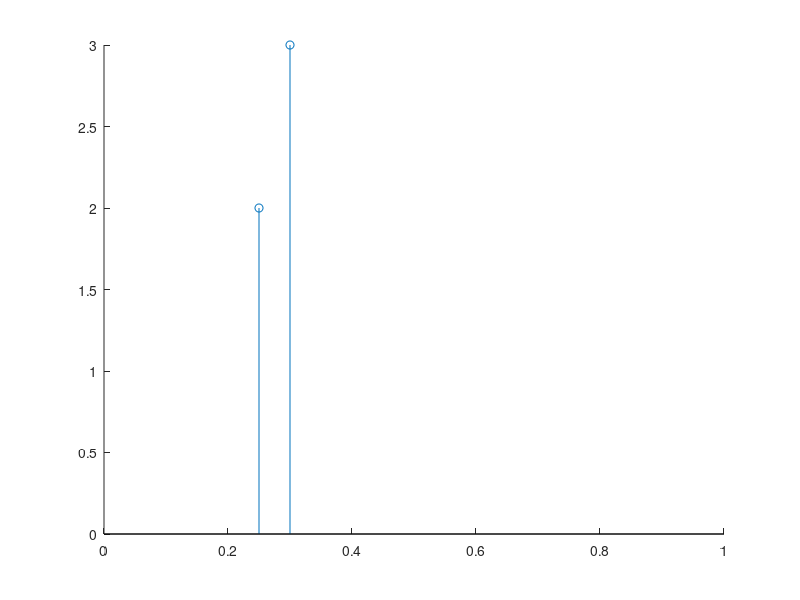

This chart was generated by the following MATLAB code: (Note: this script raises an error after producing the figure.)
%%
para.chain{1}.mapping			= 'Stieltjes';
% para.chain{1}.mapping			= 'LanczosTriDiag';
% J given though points
para.chain{1}.spectralDensity	= 'CoupBroad'; para.chain{1}.w_cutoff = 1;
para.chain{1}.dataPoints        = [0.2:0.1:1;abs(sin(2*(0.2:0.1:1)))]';          % [w, J(w)]
para.chain{1}.peakWidth			= 0.005;

% para.chain{1}.spectralDensity	= 'PointsInterp'; para.chain{1}.w_cutoff = 1;
% para.chain{1}.dataPoints        = [0:0.1:1;abs(sin(6*(0:0.1:1)))]';          % [w, J(w)]
% % para.chain{1}.peakWidth			= 0.004;

% lambda given through points
para.chain{1}.discrMethod		= 'Direct';
para.chain{1}.discretization	= 'Linear';

para.chain{1}.s		 = 1;                            % SBM spectral function power law behaviour
para.chain{1}.alpha  = 0.2;                       % SBM spectral function magnitude; see Bulla 2003 - 10.1103/PhysRevLett.91.170601
para.chain{1}.Lambda = 1;
para.chain{1}.z      = 1;
para.chain{1}.L		 = 40;
%%
a=[0:0.1:1;abs(sin(6*(0:0.1:1)))]';          % [w,
b = [0.25, 2; 0.3, 3];
w = 0:0.0001:1;
sigma = 0.010;
figure(3); clf; hold all;
stem(b(:,1),b(:,2));
% normpdf = @(X,mu,sigma) exp(-(X-mu).^2 ./2 ./sigma.^2)./sigma ./sqrt(2*pi);			% normal dist
normpdf = @(X,mu,gamma) 1./(pi .* gamma .* (1+((X-mu)./gamma ).^2));				% cauchy -> not really good
y = 0;
for ii = 1:size(b,1)
	A = 1/(b(ii,1) * integral(@(w) normpdf(w,b(ii,1),sigma)./w, -inf,inf));
	y = y + A .* b(ii,2) .* normpdf(w,b(ii,1),sigma);			% good way!
% 	y = y + sqrt(A .* b(ii,2) .* normpdf(w,b(ii,1),sigma));		% bad way!
end
% A = arrayfun(@(mu) 1/(mu*integral(@(w) normpdf(w,mu,0.5)./w, -inf,inf)), b(:,1));
% y = A(1).*b(1,2).*normpdf(w,b(1,1),0.5)+A(2).*b(2,2).* normpdf(w,b(2,1),0.5);
% plot(w, y)
plot(w,sqrt(y))
%%
para.chain{1} = SBM_genpara(para.chain{1});
%%
para.chain{2} = para.chain{1};
% para.chain{2}.mapping = 'Stieltjes';
para.chain{2}.mapping = 'LanczosTriDiag';
% para.chain{2}.discretization = 'Linear'; para.chain{2}.Lambda = 1;
para.chain{2} = SBM_genpara(para.chain{2});
%%
f = figure(2); clf; hold on;
col = {'k','r','b','g'};
for i = 1:length(para.chain)
	plot(para.chain{i}.epsilon,col{i});
	plot(para.chain{i}.t,col{i});
end
% set(gca,'yscale','log');

%% test accuracy of Direct Stieltjes vs bigL
% need to adjust bigL for each chain by hand!
para.chain{1}.mapping			= 'Stieltjes';
para.chain{1}.spectralDensity	= 'Leggett_Soft';
para.chain{1}.discrMethod		= 'Direct';
para.chain{1}.discretization	= 'Linear';

para.chain{1}.s		 = 1;                            % SBM spectral function power law behaviour
para.chain{1}.alpha  = 0.3;                       % SBM spectral function magnitude; see Bulla 2003 - 10.1103/PhysRevLett.91.170601
para.chain{1}.Lambda = 1;
para.chain{1}.z      = 1;
para.chain{1}.L		 = 100;

%%
para.chain{1} = SBM_genpara(para.chain{1});			% bigL = 10*L
%%
para.chain{2} = para.chain{1};
para.chain{2} = SBM_genpara(para.chain{2});			% bigL = 100*L

%%
para.chain{3} = para.chain{1};
para.chain{3} = SBM_genpara(para.chain{3});			% bigL = 1000*L

%%
para.chain{4} = para.chain{1};
para.chain{4} = SBM_genpara(para.chain{4});			% bigL = 10000*L

%%
para.chain{5} = para.chain{1};
para.chain{5}.discretization = 'None';
para.chain{5}.mapping = 'OrthogonalPolynomials';
para.chain{5} = SBM_genpara(para.chain{5});			% bigL = 100000*L

%%
f = figure(2); clf; hold on;
col = {'k','r','b','g','k-'};
for i = 1:length(para.chain)-1
	p(i) = plot(abs(para.chain{end}.epsilon-para.chain{i}.epsilon),col{i});
	plot(abs(para.chain{end}.t-para.chain{i}.t),col{i});
% 	plot(para.chain{i}.epsilon,col{i});
% 	plot(para.chain{i}.t,col{i});
end
set(gca,'yscale','log');
legend(p,'10','100','1000','10000');

figure(3); clf; hold on;
errorBounds = zeros(length(para.chain),2);
for i = 1:length(para.chain)
	errorBounds(i,1) = std(para.chain{end}.epsilon-para.chain{i}.epsilon);
	errorBounds(i,2) = std(para.chain{end}.t-para.chain{i}.t);
end
plot(10.^(1:4),errorBounds);
set(gca,'xscale','log');set(gca,'yscale','log');

%% Find relation of w to DiscrMode input
% para.chain{1}.mapping			= 'Stieltjes';
para.chain{1}.mapping			= 'LanczosTriDiag';
% J given though points
para.chain{1}.spectralDensity	= 'CoupDiscr'; para.chain{1}.w_cutoff = 1;
para.chain{1}.dataPoints        = [0.2,0.4,0.6;0.2 0.5 1]';          % [w, lambda]
para.chain{1}.peakWidth			= 0;

% para.chain{1}.spectralDensity	= 'PointsInterp'; para.chain{1}.w_cutoff = 1;
% para.chain{1}.dataPoints        = [0:0.1:1;abs(sin(6*(0:0.1:1)))]';          % [w, J(w)]
% % para.chain{1}.peakWidth			= 0.004;

% lambda given through points
para.chain{1}.discrMethod		= 'Direct';
para.chain{1}.discretization	= 'Linear';

para.chain{1}.s		 = 1;                            % SBM spectral function power law behaviour
para.chain{1}.alpha  = 0.2;                       % SBM spectral function magnitude; see Bulla 2003 - 10.1103/PhysRevLett.91.170601
para.chain{1}.Lambda = 1;
para.chain{1}.z      = 1;
para.chain{1}.L		 = 3;

para.chain{1} = SBM_genpara(para.chain{1});
%% ncon test
	tNCON = []; tUCR = [];
for j = 50:50:1000
	D = 50; dOBB = 50; dk = j;
	mps = randn(D,D,dOBB);
	Vmat = randn(dk,dOBB);
	H = randn(dk,dk);
	C = randn(D,D);
	L = 10;

	t1 = tic;
	for i = 1:L
	% 	cNCON =		ncon({mps,		conj(mps), Vmat,  conj(Vmat), H,	 C},...
	% 					 {[-2,6,4], [-1,5,2],  [3,4], [1,2],	  [1,3], [5,6]});
		newH = (Vmat' * H) * Vmat;
		cNCON =		ncon({mps,		conj(mps), newH,  C},...
						 {[-2,4,2], [-1,3,1],  [1,2], [3,4]});

	end
	tNCON(j/50) = toc(t1)

	t1 = tic;
	for i = 1:L
		cUCR = updateCright(C, mps, Vmat, H, mps, Vmat);
	end
	tUCR(j/50) = toc(t1)
end
%
figure(1); clf; hold on;
plot(50:50:1000,tUCR);
plot(50:50:1000,tNCON);
% set(gca,'yscale','log');
xlabel('d_{k}'); ylabel('t in s');
legend('VMPS','NCON');

%% OBB multi-chain contraction test
for j = 1:5
	dOBB = 10; dk = j*2;
	nChains = 4;
	H = cell(1,nChains);
	H{3} = randn(dk,dk);
	Vmat = randn(dk^nChains,dOBB);
	L = 10;

	t1 = tic;
	for i = 1:L
		newH = 1;
		for k = 1:nChains
			if isempty(H{k})
				newH = kron(eye(dk),newH);
			else
				newH = kron(H{k},newH);
			end
		end
		cKRON = Vmat'*newH*Vmat;
	end
	tKRON(j) = toc(t1)

	t1 = tic;
	for i = 1:L
% 		Vmat = reshape(Vmat,[dk,dk*dOBB]);
% 		Vmat = Vmat'*Vmat;
		cHand = reshape(Vmat,[ones(1,nChains).*dk,dOBB]);
		%contract all empty parts
		ind = find(cellfun('isempty',H));		% finds all empty indices
		cHand = contracttensors(cHand,nChains+1,ind,conj(cHand),nChains+1,ind);
		ind = find(~cellfun('isempty',H));		% finds position to contract
		cHand = contracttensors(cHand,4,[1,3],H{ind},2,[1,2]);
	end
	tHand(j) = toc(t1)
end
%
figure(1); clf; hold on;
plot((1:5).*2,tHand);
plot((1:5).*2,tKRON);
set(gca,'yscale','log');
xlabel('d_{k}'); ylabel('t in s');
legend('contracttensors','kron');
